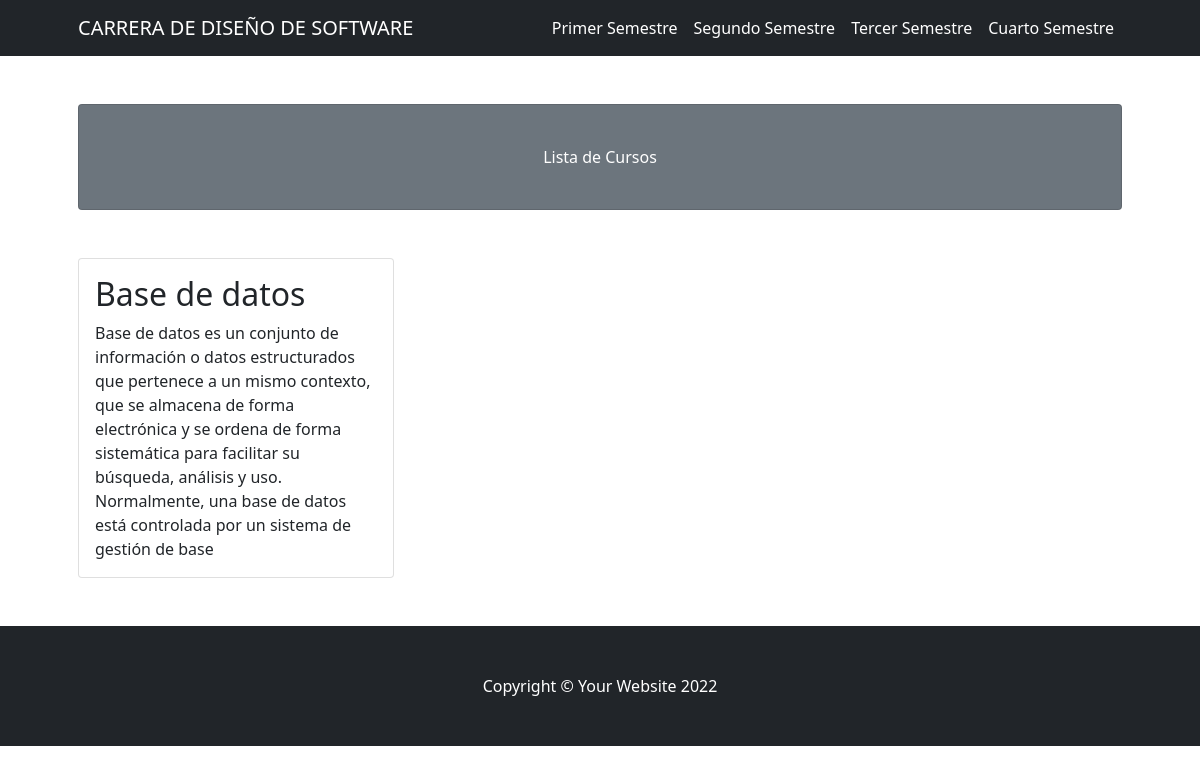
Page /semestre/2/ on the committed database.
### curso/models.py (models this page shows, shortened)
class Semestre(models.Model):
    nombre = models.CharField(max_length=200)
    pud_date = models.DateTimeField(auto_now=True)

class Curso(models.Model):
    titulo = models.CharField(max_length=100)
    descripcion = models.TextField()
    semestre = models.ForeignKey(Semestre, on_delete=models.CASCADE)

### curso/views.py (the view)
# urls.py: path('semestre/<int:semestre_id>/', views.Semestres, name='semestre')
def Semestres(request, semestre_id):
    list_cursos = Curso.objects.filter(semestre=semestre_id)
    list_semestres = Semestre.objects.all()
    context = {
        'list_curso': list_cursos,
        'semestre' : list_semestres
    }
    return render(request, 'semestres.html', context)

### curso/templates/semestres.html
{% extends "layout.html" %}
{% block content %}
{% for list in list_curso %}
<div class="col-md-4 mb-5">
    <div class="card h-100">
        <div class="card-body">
            <h2 class="card-title">{{ list.titulo }}</h2>
            <p class="card-text">{{ list.descripcion }}</p>
        </div>
    </div>
</div>
{% endfor %}
{% endblock %}

### curso/templates/layout.html (shortened to what this page needs)
<!DOCTYPE html>
<html lang="en">
    <head>
        {% load static %}
        <link href="{% static 'css/styles.css' %}" rel="stylesheet" />
    </head>
    <body>
        <nav class="navbar navbar-expand-lg navbar-dark bg-dark">
            <div class="container px-5">
                <a class="navbar-brand" href="#!">CARRERA DE DISEÑO DE SOFTWARE</a>
                <div class="collapse navbar-collapse" id="navbarSupportedContent">
                    <ul class="navbar-nav ms-auto mb-2 mb-lg-0">
                        {% for semestre in semestre %}
                        <li class="nav-item"><a class="nav-link active" aria-current="page" href="/semestre/{{ semestre.id }}/">{{ semestre.nombre }}</a></li>
                        {% endfor %}
                    </ul>
                </div>
            </div>
        </nav>
        <div class="container px-4 px-lg-5">
            <div class="card text-white bg-secondary my-5 py-4 text-center">
                <div class="card-body"><p class="text-white m-0">Lista de Cursos</p></div>
            </div>
            <div class="row gx-4 gx-lg-5">
                {% block content %}
                {% endblock %}
            </div>
        </div>
        <footer class="py-5 bg-dark">
            <div class="container px-4 px-lg-5"><p class="m-0 text-center text-white">Copyright &copy; Your Website 2022</p></div>
        </footer>
    </body>
</html>

### rows in the picture
Semestre: nombre "Primer Semestre"
Semestre: nombre "Segundo Semestre"
Semestre: nombre "Tercer Semestre"
Semestre: nombre "Cuarto Semestre"
Curso: titulo "Base de datos", descripcion "Base de datos es un conjunto de información o datos estructurados que pertenece a un mismo contexto, que se almacena de forma electrónica y se ordena de forma sistemática para facilitar su búsqueda, análisis y uso. Normalmente, una base de datos está controlada por un sistema de gestión de base"
